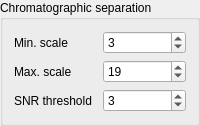
                              <widget class="QGroupBox" name="groupBox_10">
                               <property name="title">
                                <string>Chromatographic separation</string>
                               </property>
                               <layout class="QGridLayout" name="gridLayout_12">
                                <item row="3" column="1">
                                 <widget class="QDoubleSpinBox" name="wavelet_minScale">
                                  <property name="decimals">
                                   <number>0</number>
                                  </property>
                                  <property name="value">
                                   <double>3.000000000000000</double>
                                  </property>
                                 </widget>
                                </item>
                                <item row="3" column="0">
                                 <widget class="QLabel" name="label_32">
                                  <property name="text">
                                   <string>Min. scale</string>
                                  </property>
                                 </widget>
                                </item>
                                <item row="4" column="0">
                                 <widget class="QLabel" name="label_33">
                                  <property name="text">
                                   <string>Max. scale</string>
                                  </property>
                                 </widget>
                                </item>
                                <item row="4" column="1">
                                 <widget class="QDoubleSpinBox" name="wavelet_maxScale">
                                  <property name="decimals">
                                   <number>0</number>
                                  </property>
                                  <property name="maximum">
                                   <double>1000.000000000000000</double>
                                  </property>
                                  <property name="value">
                                   <double>19.000000000000000</double>
                                  </property>
                                 </widget>
                                </item>
                                <item row="5" column="0">
                                 <widget class="QLabel" name="snrThLabel">
                                  <property name="text">
                                   <string>SNR threshold</string>
                                  </property>
                                 </widget>
                                </item>
                                <item row="5" column="1">
                                 <widget class="QSpinBox" name="wavelet_SNRThreshold">
                                  <property name="value">
                                   <number>3</number>
                                  </property>
                                 </widget>
                                </item>
                               </layout>
                              </widget>
